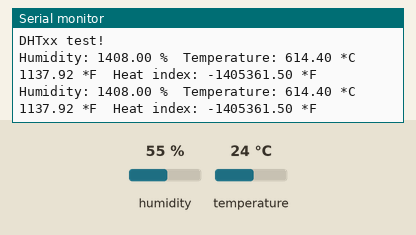
Bench run of a sketch on a simulated Arduino Uno, built with avr-gcc and run on an emulated ATmega328P. On the bench: the last lines printed to the serial monitor. Wiring (inferred from the names in the program): DHT11 sensor: data pin 2. The inputs (shaded band) are chosen by the test bench; at power-on: humidity 55 %, temperature 24 °C.

Above: at 5.3 s.
5.4 s: humidity set to 22 %
At 7.3 s:
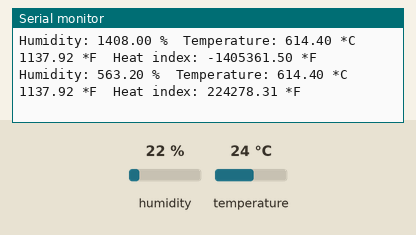
8.8 s: temperature set to 12 °C
At 9.8 s:
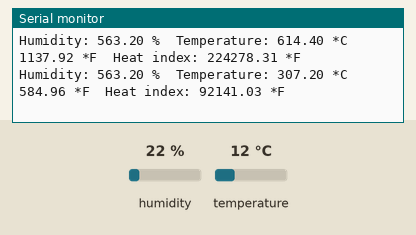
12.2 s: humidity set to 40 %
At 14.8 s:
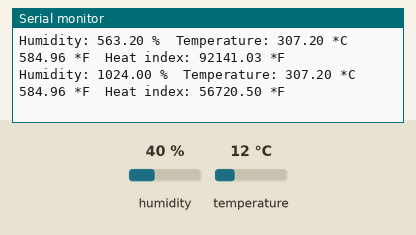
Timing chart, 0 to 16.3 s (numbered marks = the images above; inputs shaded):
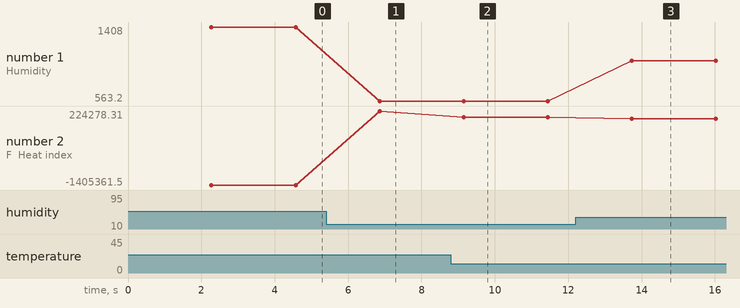

Measured:
- after the input at 5.4 s, the serial monitor: prints a new line after 1.5 s (image 1)
- after the input at 8.8 s, the serial monitor: prints a new line after 0.35 s (image 2)
- after the input at 12.2 s, the serial monitor: prints a new line after 1.5 s (image 3)
- plotted number 1: 1408 → 563.2 after the input at 5.4 s, 563.2 → 1024 after the input at 12.2 s
- plotted number 2: -1405361.5 → 224278.31 after the input at 5.4 s, 224278.31 → 92141.03 after the input at 8.8 s, 92141.03 → 56720.5 after the input at 12.2 s

The sketch:

DHT_22_READ.ino
```cpp
// Example testing sketch for various DHT humidity/temperature sensors
// Written by ladyada, public domain

#include "DHT.h"

#define DHTPIN 2     // what pin we're connected to

// Uncomment whatever type you're using!
//#define DHTTYPE DHT11   // DHT 11
#define DHTTYPE DHT22   // DHT 22  (AM2302)
//#define DHTTYPE DHT21   // DHT 21 (AM2301)

// Connect pin 1 (on the left) of the sensor to +5V
// NOTE: If using a board with 3.3V logic like an Arduino Due connect pin 1
// to 3.3V instead of 5V!
// Connect pin 2 of the sensor to whatever your DHTPIN is
// Connect pin 4 (on the right) of the sensor to GROUND
// Connect a 10K resistor from pin 2 (data) to pin 1 (power) of the sensor

// Initialize DHT sensor for normal 16mhz Arduino

DHT dht(DHTPIN, DHTTYPE);

// NOTE: For working with a faster chip, like an Arduino Due or Teensy, you
// might need to increase the threshold for cycle counts considered a 1 or 0.
// You can do this by passing a 3rd parameter for this threshold.  It's a bit
// of fiddling to find the right value, but in general the faster the CPU the
// higher the value.  The default for a 16mhz AVR is a value of 6.  For an
// Arduino Due that runs at 84mhz a value of 30 works.
// Example to initialize DHT sensor for Arduino Due:
//DHT dht(DHTPIN, DHTTYPE, 30);

void setup() {
  Serial.begin(9600);
  Serial.println("DHTxx test!");
  dht.begin();
}

void loop() {
  // Wait a few seconds between measurements.
  delay(2000);

  // Reading temperature or humidity takes about 250 milliseconds!
  // Sensor readings may also be up to 2 seconds 'old' (its a very slow sensor)
  float h = dht.readHumidity();
  // Read temperature as Celsius
  float t = dht.readTemperature();
  // Read temperature as Fahrenheit
  float f = dht.readTemperature(true);

  // Check if any reads failed and exit early (to try again).
  if (isnan(h) || isnan(t) || isnan(f)) {
    Serial.println("h = ");
    Serial.println(h);
    Serial.println("t = ");
    Serial.println(t);
    Serial.println("f = ");
    Serial.println(f);
    Serial.println("Failed to read from DHT sensor!");
    return;
  }

  // Compute heat index
  // Must send in temp in Fahrenheit!
  float hi = dht.computeHeatIndex(f, h);

  Serial.print("Humidity: ");
  Serial.print(h);
  Serial.print(" %\t");
  Serial.print("Temperature: ");
  Serial.print(t);
  Serial.print(" *C ");
  Serial.print(f);
  Serial.print(" *F\t");
  Serial.print("Heat index: ");
  Serial.print(hi);
  Serial.println(" *F");
}
```
